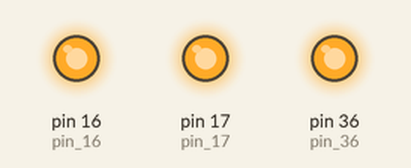
Recording of a sketch running on a simulated Arduino Mega 2560, built with avr-gcc and run on an emulated ATmega2560. On the bench: output pins drawn as LEDs (lit = HIGH).

Above: at 0.5 s.
At 3.5 s:
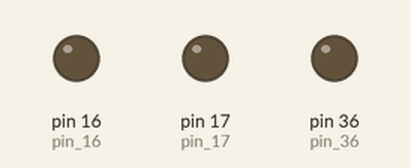
Timing chart, 0 to 4.6 s (numbered marks = the images above):
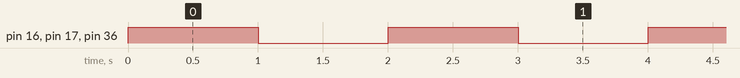

The sketch:

ATmega64_Blink.ino
```cpp
/*
  Blink

*/

// the setup function runs once when you press reset or power the board
void setup() {
  // initialize digital pin LED_BUILTIN as an output.
  pinMode(16, OUTPUT);  //  pin_16
  pinMode(17, OUTPUT);  //  pin_17
  pinMode(36, OUTPUT);  //  pin_36
}

// the loop function runs over and over again forever
void loop() {
  digitalWrite(16, HIGH);   // turn the LED on (HIGH is the voltage level)
  digitalWrite(17, HIGH);
  digitalWrite(36, HIGH);
  delay(1000);                       // wait for a second
  digitalWrite(16, LOW);    // turn the LED off by making the voltage LOW
  digitalWrite(17, LOW);
  digitalWrite(36, LOW);
  delay(1000);                       // wait for a second
}
```

Measured:
- by itself, pin 16 (pin_16), pin 17 (pin_17), pin 36 (pin_36): alternates HIGH for 1.0 s and LOW for 1.0 s
